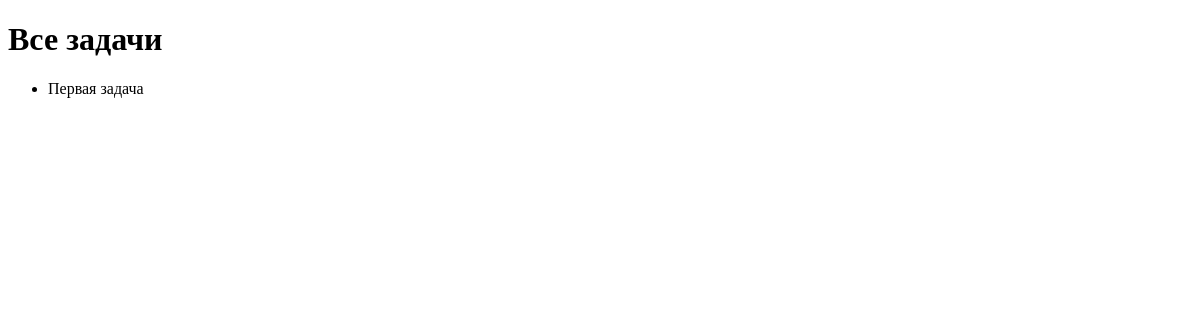
The app's page /mytasks/list/, older data.
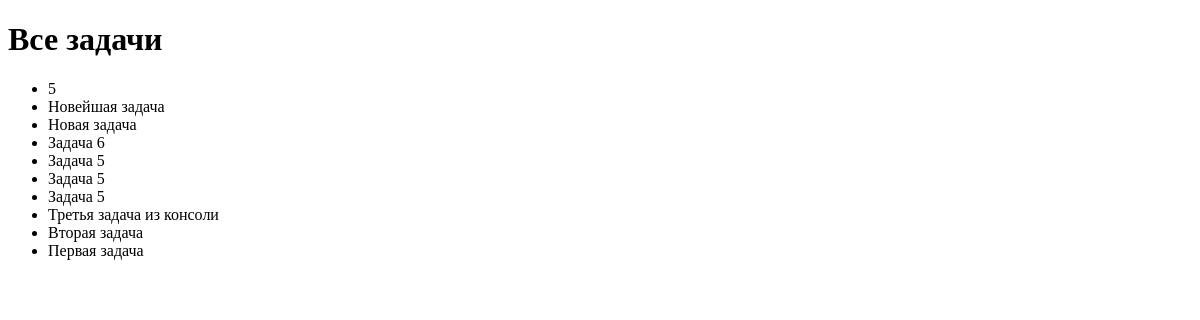
The same page, newer data.
### mytasks/models.py (models this page shows)
class Task(models.Model):
    task_title = models.CharField('Название задачи', max_length=100)
    task_text = models.TextField('Текст задачи')
    created = models.DateTimeField('Дата постановки задачи', auto_now_add=True)
    updated = models.DateTimeField('Обновлено', auto_now=True)
    def __str__(self):
        return self.task_title
    class Meta:
        ordering = ('-created',)

### mytasks/views.py (the view)
# urls.py: path('list/', views.tasks_list, name='list'),
def tasks_list(request):
    all_task = Task.objects.all()
    return render(
        request,
        'tasks/list.html',
        {
            'tasks': all_task,
        }
    )

### mytasks/templates/tasks/list.html (shortened to what this page needs)
{% extends "tasks/base.html" %}
{% load static %}
{% block main_content %}
    <h1>
    Все задачи
    </h1>
    <ul id="tasks-list">
        {% for task in tasks %}
        <li>
            {{ task }}
        </li>
        {% endfor %}
    </ul>
{% endblock %}

### mytasks/templates/tasks/base.html (shortened to what this page needs)
<!doctype html>
{% load static %}
<html lang="en">
<head>
</head>
<body>
    <div class="container">
        {% block main_content %}
        {% endblock %}
    </div>
</body>
</html>

Row changes from the older to the newer data that the page shows:
added Task: task_title "5"
added Task: task_title "Новейшая задача"
added Task: task_title "Новая задача"
added Task: task_title "Задача 6"
added Task: task_title "Задача 5"
added Task: task_title "Задача 5"
added Task: task_title "Задача 5"
added Task: task_title "Третья задача из консоли"
added Task: task_title "Вторая задача"
